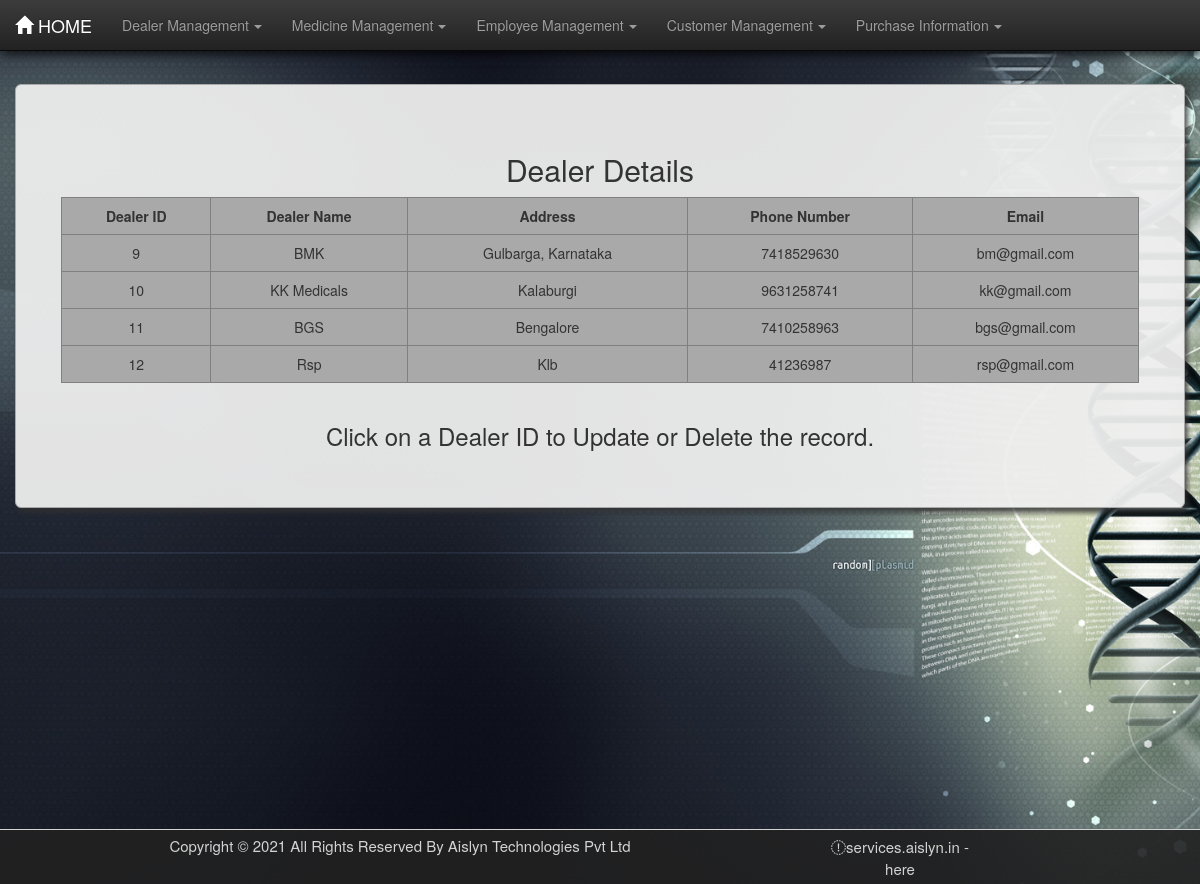
/pharma/dealertable/, run on the app's committed database.
### pharma/models.py (models this page shows, shortened)
class Dealer(models.Model):
    dname = models.CharField(max_length=30)
    address = models.CharField(max_length=100)
    phn_no = models.BigIntegerField(unique=True)
    email = models.CharField(max_length=50)

### pharma/views.py (the view)
def dealertable(request):
    dealer = Dealer.objects.all()
    dict = {"dealer": dealer}
    return render(request, 'pharma/dealertable.html', dict)

### pharma/templates/pharma/dealertable.html (shortened to what this page needs)
{% load static %}
<!DOCTYPE html>
<html lang="en">
<head>
    <link rel="stylesheet" href="{% static 'pharma/css/bootstrap.min.css' %}">
    <link rel="stylesheet" href="{% static 'pharma/css/bootstrap-theme.min.css' %}">
    <link rel="stylesheet" href="{% static 'pharma/css/style.css' %}">
</head>
<body>
<nav class="navbar navbar-inverse navbar-fixed-top">
    <div class="container-fluid">
        <div class="navbar-header">
            <a href="/pharma/" class="navbar-brand"><span
                    class="glyphicon glyphicon glyphicon-home"></span>&nbsp;HOME</a>
        </div>
        <div class="collapse navbar-collapse" id="thisnav">
            <ul class="nav navbar-nav">
                <li class="dropdown"><a href="#" class="dropdown-toggle" data-toggle="dropdown">Dealer Management<b
                        class="caret"></b></a>
                </li>
                <li class="dropdown"><a href="#" class="dropdown-toggle" data-toggle="dropdown">Medicine Management<b
                        class="caret"></b></a>
                </li>
                <li class="dropdown"><a href="#" class="dropdown-toggle" data-toggle="dropdown">Employee Management<b
                        class="caret"></b></a>
                </li>
                <li class="dropdown"><a href="#" class="dropdown-toggle" data-toggle="dropdown">Customer Management<b
                        class="caret"></b></a>
                </li>
                <li class="dropdown"><a href="#" class="dropdown-toggle" data-toggle="dropdown">Purchase Information<b
                        class="caret"></b></a>
                </li>
            </ul>
        </div>
    </div>
</nav>
<div class="container-fluid martop7">
    <div class="jumbotron jumcust">
        <h2>Dealer Details</h2>
        <div class="row">
            <div class="col-md-1">
            </div>
            <table border="1" class="table table-responsive table-hover col-md-10">
                <tr>
                    <th>Dealer ID</th>
                    <th>Dealer Name</th>
                    <th>Address</th>
                    <th>Phone Number</th>
                    <th>Email</th>
                </tr>
                {% for foo in dealer %}
                    <tr>
                        <td class="idlink"><a href="/pharma/dealerformview{{ foo.id }}/">{{ foo.id }}</a></td>
                        <td>{{ foo.dname }}</td>
                        <td>{{ foo.address }}</td>
                        <td>{{ foo.phn_no }}</td>
                        <td>{{ foo.email }}</td>
                    </tr>
                {% endfor %}
            </table>
        </div>
        <footer><h3>Click on a Dealer ID to Update or Delete the record.</h3></footer>
    </div>
</div>
<br>
<footer id="contact" class="container-fluid text-center">
    <div class="row">
        <div class="left-footer col-lg-8">
            <span class="footer-text">Copyright © 2021 All Rights Reserved By Aislyn Technologies Pvt Ltd</span>
        </div>
        <div class="col-lg-4"></div>
        <div class="right-footer col-lg-2">
                <span class="linkto" onclick=" window.open('http://services.aislyn.in/', '_blank'); return false;"><i
                        class="fab fa-globe-square prefix mr-1"></i>services.aislyn.in</span>
            <span>- here </span>
        </div>
    </div>
</footer>
</body>
</html>

### pharma/static/pharma/css/style.css (style rules this page uses)
body { background-image: url("images/bghome.jpg"); background-size: cover; background-attachment: fixed; min-height: 100vh; }
.caret { margin-left: 5px; }
table { text-align: center; border-collapse: collapse; background-color: darkgray; }
th { text-align: center; }
.martop7 { margin-top: 7%; }
.jumcust { box-shadow: 3px 5px 5px rgba(47, 47, 47, 0.8); border: 1px solid darkgrey; border-radius: 0px; text-align: center; background-color: rgba(238, 238, 238, 0.95); }
.table>tbody>tr>td, .table>tbody>tr>th { border-top: none; }
a:link { text-decoration: none; color: #333; }
#contact { padding-top: 0.5rem; padding-bottom: 0.5rem; border-top: 1px solid; background-color: rgba(34, 34, 34, 0.9); color: lightgray; font-size: 1.5rem; position: fixed; left: 0; bottom: 0; width: 100%; }
.linkto { cursor: pointer; }
.navbar { box-shadow: 2px 3px 10px rgba(0, 0, 0, 0.8); }

### data on the page
Dealer: id "9", dname "BMK", address "Gulbarga, Karnataka", phn_no "7418529630", email "bm@gmail.com"
Dealer: id "10", dname "KK Medicals", address "Kalaburgi", phn_no "9631258741", email "kk@gmail.com"
Dealer: id "11", dname "BGS", address "Bengalore", phn_no "7410258963", email "bgs@gmail.com"
Dealer: id "12", dname "Rsp", address "Klb", phn_no "41236987", email "rsp@gmail.com"
